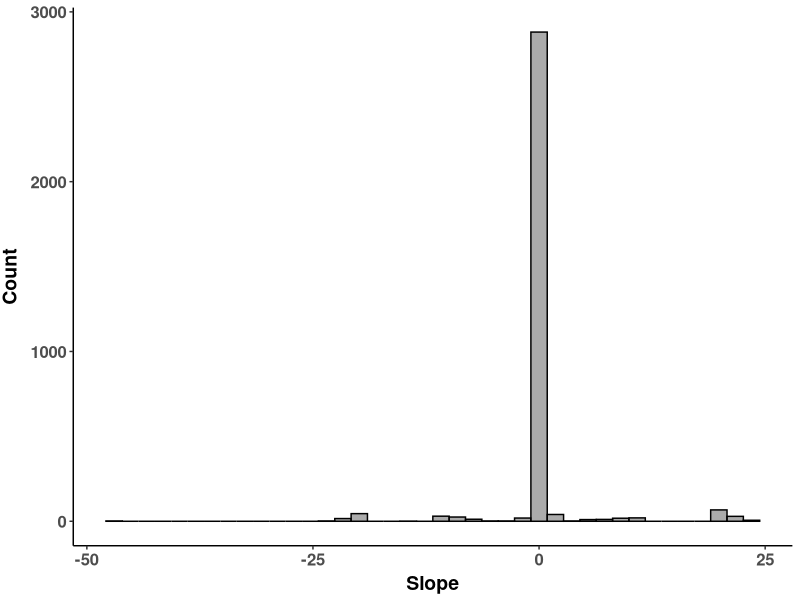
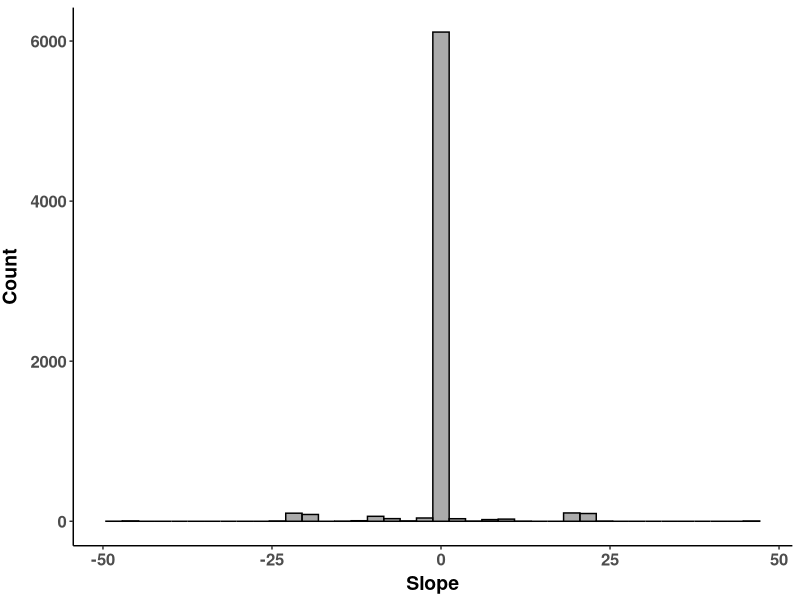
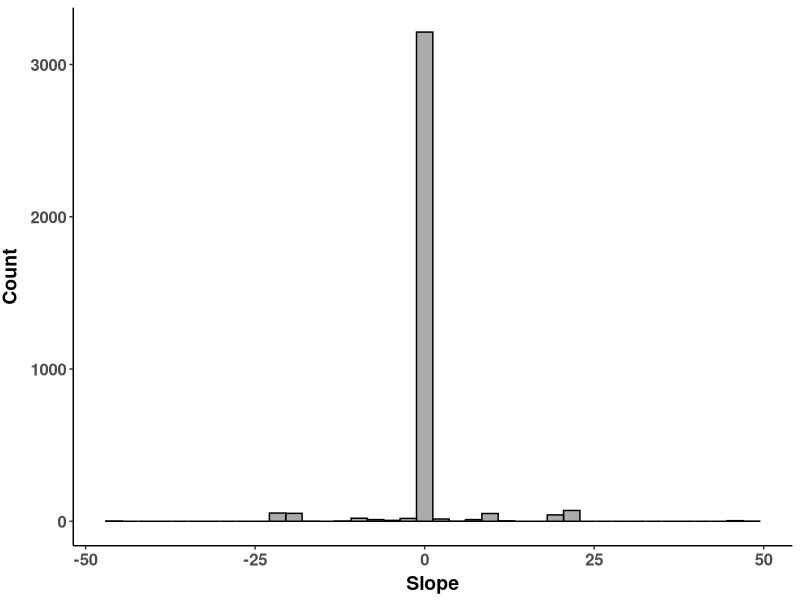
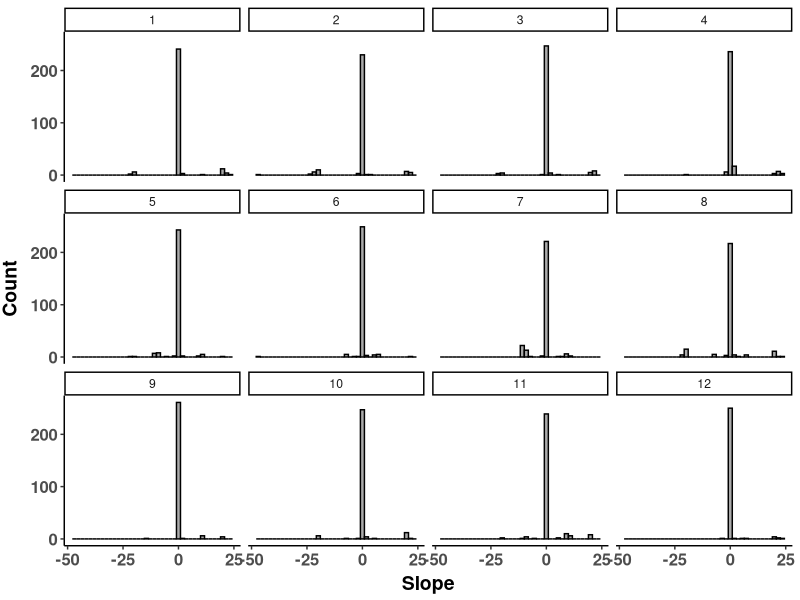
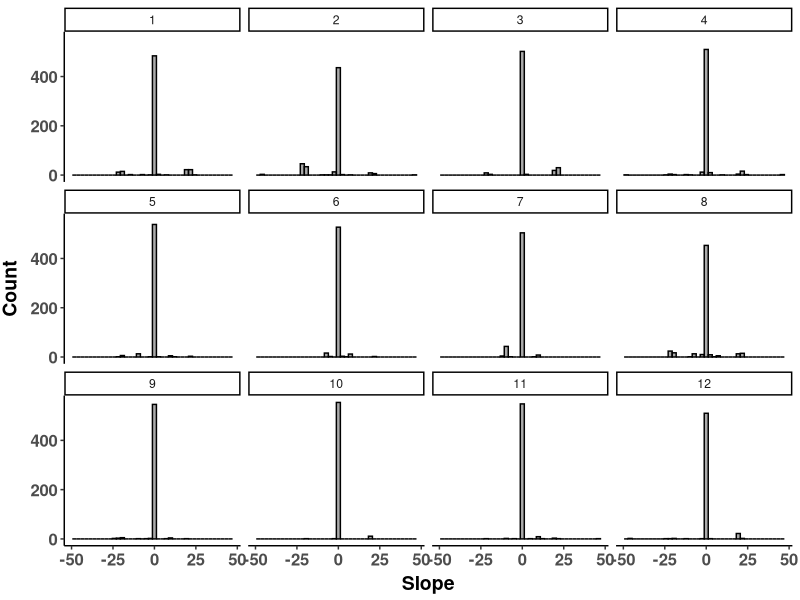
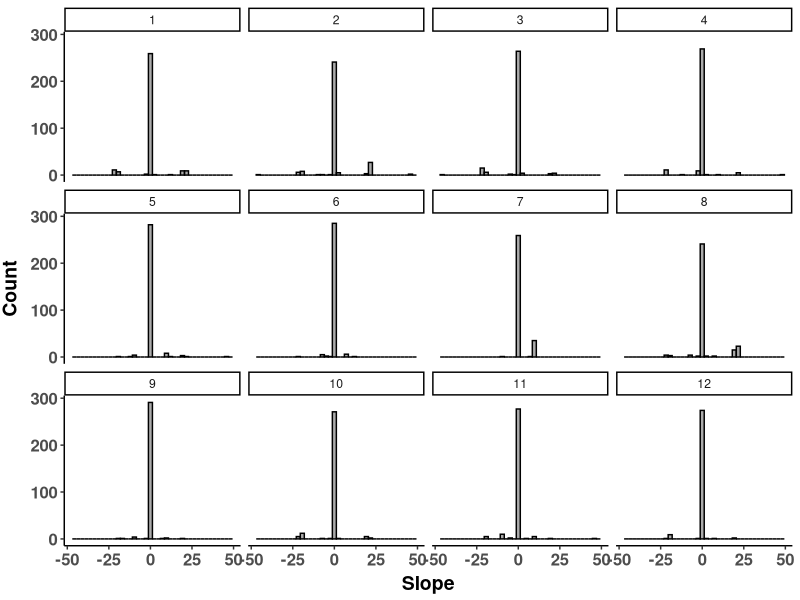
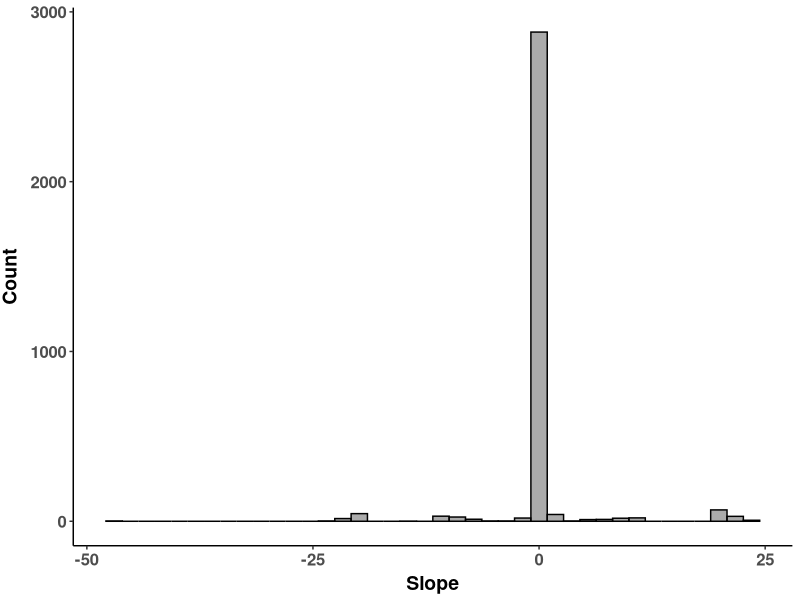
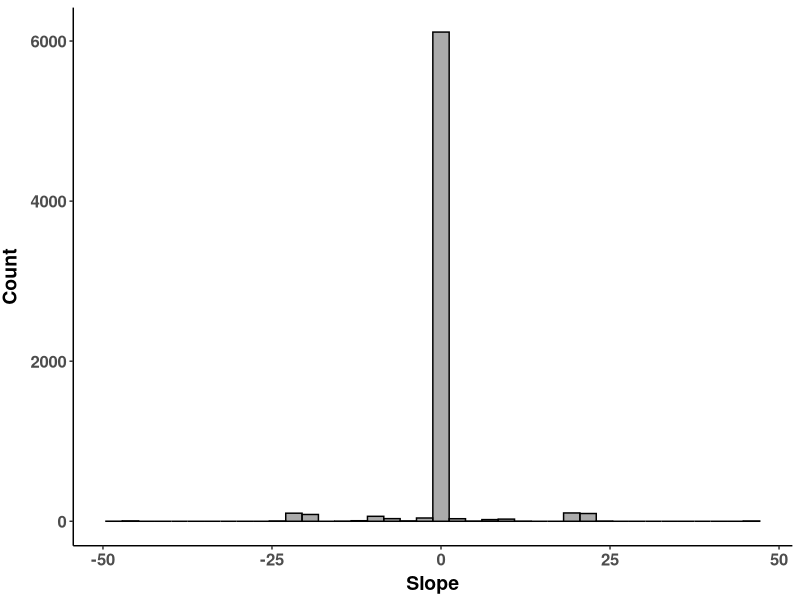

Source code (R) for these figures, in order:
##################################################################################
## Make SNP slopes histograms
## Author Daniel Anstett
## 
## Currently done just for ENV 1,2 and 5 (MAT, MAP and CMD)
## Last Modified April 11, 2022
###################################################################################


###################################################################################
#Import libraries
library(tidyverse)

#Import frequency Table
freq_MAT_slope <- read_csv("Genomics_scripts/Data/freq_MAT_slope.csv")
freq_MAP_slope <- read_csv("Genomics_scripts/Data/freq_MAP_slope.csv")
freq_CMD_slope <- read_csv("Genomics_scripts/Data/freq_CMD_slope.csv")

#Filter per site
freq_MAT_1 <- freq_MAT_slope %>% filter (Site==1)


###################################################################################
#MAT Slope histogram all
MAT_hist <- ggplot(freq_MAT_slope,aes(x=Slope))+
  geom_histogram(position="identity",bins=40,color="black",alpha=0.5)+
  scale_y_continuous(name="Count")+
  scale_x_continuous(name="Slope")+
  theme_classic()
MAT_hist <- MAT_hist  + theme(
  axis.text.x = element_text(size=12, face="bold"),
  axis.text.y = element_text(size=12,face="bold"),
  axis.title.x = element_text(color="black", size=14, vjust = 0.5, face="bold"),
  axis.title.y = element_text(color="black", size=14,vjust = 2, face="bold",hjust=0.5))
#MAT_hist <- MAT_hist + facet_wrap(.~Site)
MAT_hist
ggsave("Slope_graphs/MAT_all.pdf",width=11, height = 7, units = "in")


#MAP Slope histogram
MAP_hist <- ggplot(freq_MAP_slope,aes(x=Slope))+
  geom_histogram(position="identity",bins=40,color="black",alpha=0.5)+
  scale_y_continuous(name="Count")+
  scale_x_continuous(name="Slope")+
  theme_classic()
MAP_hist <- MAP_hist  + theme(
  axis.text.x = element_text(size=12, face="bold"),
  axis.text.y = element_text(size=12,face="bold"),
  axis.title.x = element_text(color="black", size=14, vjust = 0.5, face="bold"),
  axis.title.y = element_text(color="black", size=14,vjust = 2, face="bold",hjust=0.5))
#MAP_hist <- MAP_hist + facet_wrap(.~Site)
MAP_hist
ggsave("Slope_graphs/MAP_all.pdf",width=11, height = 7, units = "in")


#CMD Slope histogram
CMD_hist <- ggplot(freq_CMD_slope,aes(x=Slope))+
  geom_histogram(position="identity",bins=40,color="black",alpha=0.5)+
  scale_y_continuous(name="Count")+
  scale_x_continuous(name="Slope")+
  theme_classic()
CMD_hist <- CMD_hist  + theme(
  axis.text.x = element_text(size=12, face="bold"),
  axis.text.y = element_text(size=12,face="bold"),
  axis.title.x = element_text(color="black", size=14, vjust = 0.5, face="bold"),
  axis.title.y = element_text(color="black", size=14,vjust = 2, face="bold",hjust=0.5))
#CMD_hist <- CMD_hist + facet_wrap(.~Site)
CMD_hist
ggsave("Slope_graphs/CMD_all.pdf",width=11, height = 7, units = "in")


###################################################################################
#MAT Slope histogram per site
MAT_hist <- ggplot(freq_MAT_slope,aes(x=Slope))+
  geom_histogram(position="identity",bins=40,color="black",alpha=0.5)+
  scale_y_continuous(name="Count")+
  scale_x_continuous(name="Slope")+
  theme_classic()
MAT_hist <- MAT_hist  + theme(
  axis.text.x = element_text(size=12, face="bold"),
  axis.text.y = element_text(size=12,face="bold"),
  axis.title.x = element_text(color="black", size=14, vjust = 0.5, face="bold"),
  axis.title.y = element_text(color="black", size=14,vjust = 2, face="bold",hjust=0.5))
MAT_hist <- MAT_hist + facet_wrap(.~Site)
MAT_hist
ggsave("Slope_graphs/MAT_site.pdf",width=11, height = 7, units = "in")


#MAP Slope histogram
MAP_hist <- ggplot(freq_MAP_slope,aes(x=Slope))+
  geom_histogram(position="identity",bins=40,color="black",alpha=0.5)+
  scale_y_continuous(name="Count")+
  scale_x_continuous(name="Slope")+
  theme_classic()
MAP_hist <- MAP_hist  + theme(
  axis.text.x = element_text(size=12, face="bold"),
  axis.text.y = element_text(size=12,face="bold"),
  axis.title.x = element_text(color="black", size=14, vjust = 0.5, face="bold"),
  axis.title.y = element_text(color="black", size=14,vjust = 2, face="bold",hjust=0.5))
MAP_hist <- MAP_hist + facet_wrap(.~Site)
MAP_hist
ggsave("Slope_graphs/MAP_site.pdf",width=11, height = 7, units = "in")


#CMD Slope histogram
CMD_hist <- ggplot(freq_CMD_slope,aes(x=Slope))+
  geom_histogram(position="identity",bins=40,color="black",alpha=0.5)+
  scale_y_continuous(name="Count")+
  scale_x_continuous(name="Slope")+
  theme_classic()
CMD_hist <- CMD_hist  + theme(
  axis.text.x = element_text(size=12, face="bold"),
  axis.text.y = element_text(size=12,face="bold"),
  axis.title.x = element_text(color="black", size=14, vjust = 0.5, face="bold"),
  axis.title.y = element_text(color="black", size=14,vjust = 2, face="bold",hjust=0.5))
CMD_hist <- CMD_hist + facet_wrap(.~Site)
CMD_hist
ggsave("Slope_graphs/CMD_site.pdf",width=11, height = 7, units = "in")






